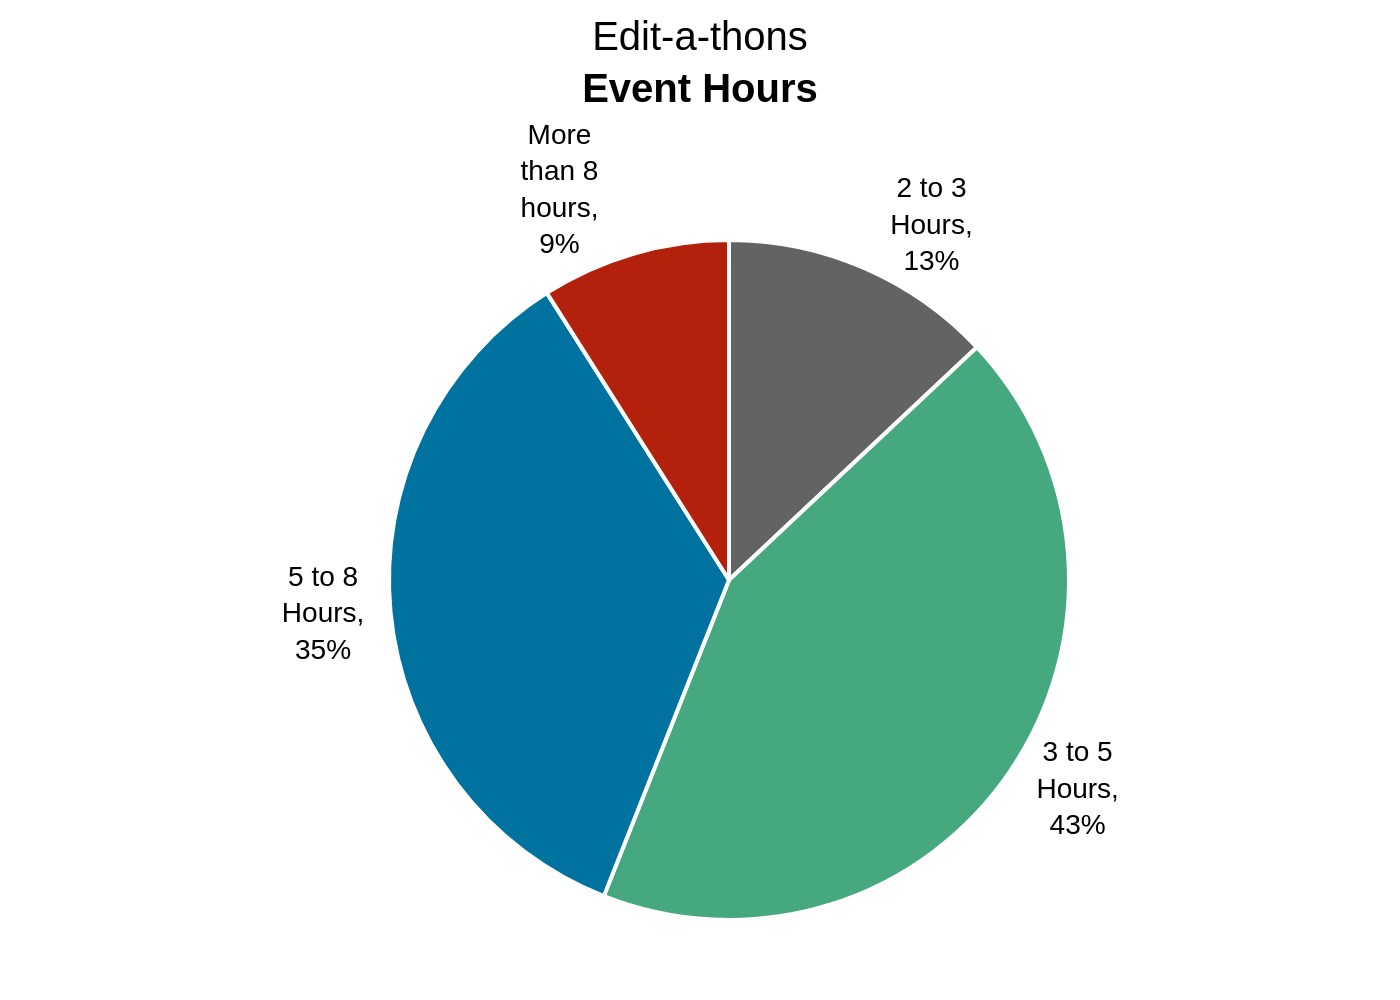

Reproduce this figure in Python.
import sys
import json
from pathlib import Path
import plotly.graph_objects as go

# Check if the path to the JSON file is provided as a command-line argument
if len(sys.argv) != 2:
    print("Usage: python generate_chart.py <path_to_json_file>")
    sys.exit(1)

# Get the JSON file path from the command-line arguments
json_file_path = Path(sys.argv[1])

# Check if the JSON file exists
if not json_file_path.is_file():
    print(f"Error: JSON file not found at '{json_file_path}'")
    sys.exit(1)

# Read the JSON data from the file
with open(json_file_path, 'r', encoding='utf-8') as f:
    chart_data_json = json.load(f)

# Extract data and texts from the JSON object
chart_data = chart_data_json.get("chart_data", [])
texts = chart_data_json.get("texts", {})
colors = chart_data_json.get("colors", [])

# Prepare data for Plotly
labels = [item['category'] for item in chart_data]
values = [item['value'] for item in chart_data]
display_texts = [item['display_text'] for item in chart_data]

# Create the pie chart figure
fig = go.Figure(data=[go.Pie(
    labels=labels,
    values=values,
    text=display_texts,
    textinfo='text',
    textposition='outside',
    marker=dict(
        colors=colors,
        line=dict(color='#FFFFFF', width=2)
    ),
    hole=0,
    sort=False,
    direction='clockwise',
    hoverinfo='label+percent'
)])

# Update the layout of the figure
fig.update_layout(
    title=dict(
        text=texts.get("title"),
        y=0.95,
        x=0.5,
        xanchor='center',
        yanchor='top'
    ),
    font=dict(
        family="Arial",
        size=14,
        color="black"
    ),
    showlegend=False,
    paper_bgcolor='white',
    plot_bgcolor='white',
    margin=dict(l=80, r=80, t=120, b=40)
)

# Define the output image file path
output_image_path = json_file_path.with_suffix('.png')

# Save the figure as a PNG image
fig.write_image(output_image_path, scale=2)

print(f"Image saved to {output_image_path}")
